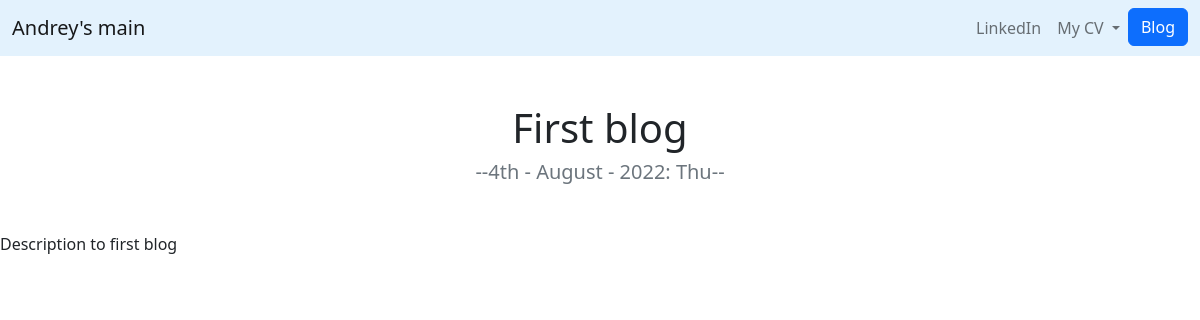
The page /blog/1/ on the database as committed earlier.
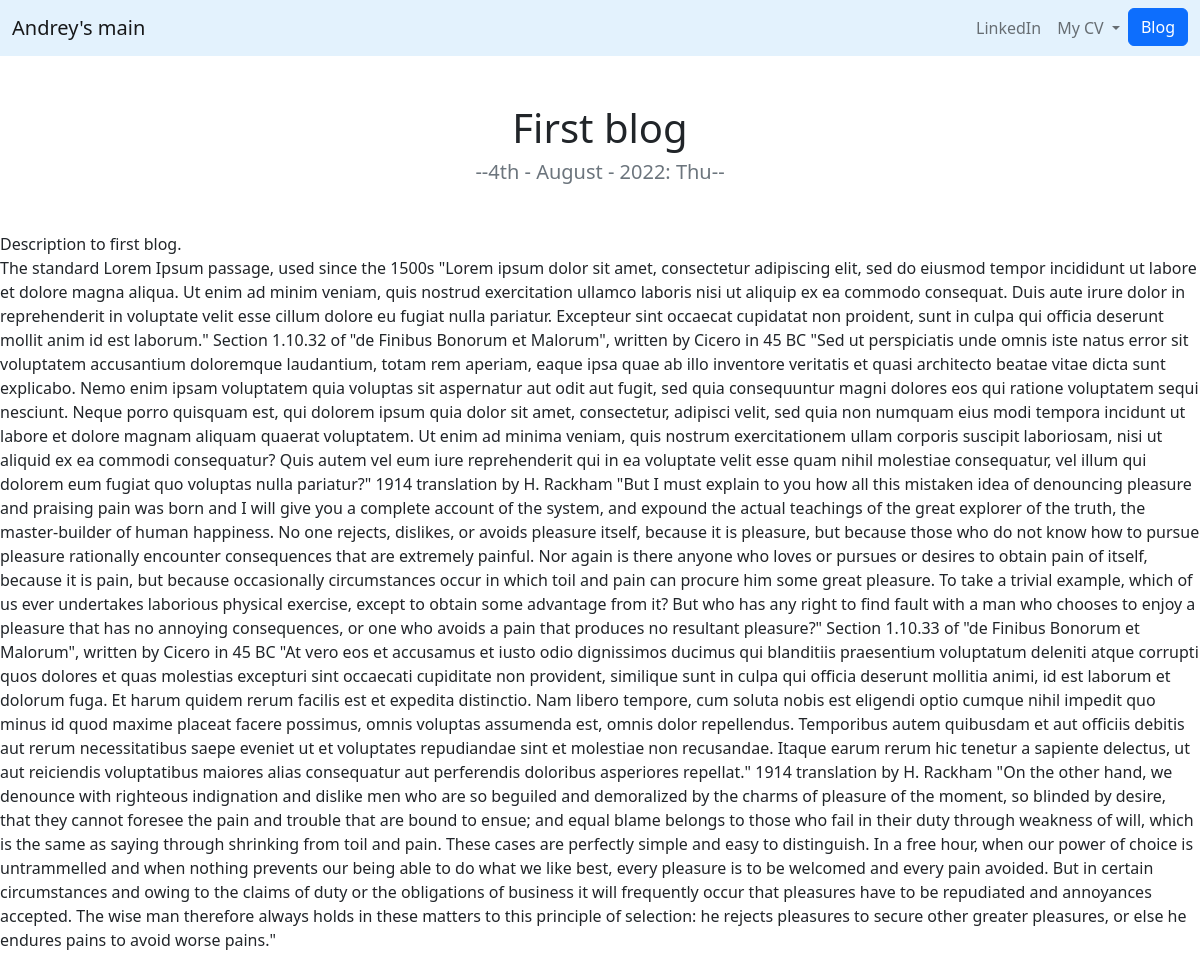
The same page on the database as committed later.
### blog/models.py (models this page shows, shortened)
class Blog(models.Model):
    title = models.CharField(max_length=200)
    pub_date = models.DateField()
    description = models.TextField()

### blog/views.py (the view)
# urls.py: path('<int:blog_id>/', views.detail, name='detail'),
def detail(request, blog_id):
    blog = get_object_or_404(Blog, pk=blog_id)
    return render(request, 'blog/detail.html', {'blog': blog})

### blog/templates/blog/detail.html
{% extends 'portfolio/base.html' %}
{% block content %}
<h1 class="text-center mt-5" id="blogdetailtitle">{{ blog.title }}</h1>
<h5 class="text-center text-muted mb-5">--{{ blog.pub_date|date:'jS - F - Y: D' }}--</h5>
<p>{{ blog.description|safe }}</p>
{% endblock %}

Rows that differ between the two databases and show on the page:
changed Blog "First blog": description "Description to first blog" → "Description to first blog. The standard Lorem Ipsum passage, used since the 1500s \"Lorem ipsum dolor sit amet, consectetur adipiscing elit, sed do eiusmod tempor incididunt ut labore et dolore magna aliqua. Ut enim ad minim veniam, quis nostrud exercitation ullamco laboris nisi ut aliquip ex ea commodo consequat. Duis aute irure dolor in reprehenderit in voluptate velit esse cillum dolore eu fugiat nulla pariatur. Excepteur sint occaecat cupidatat non proident, sunt in culpa qui officia deserunt mollit anim id est laborum.\" Section 1.10.32 of \"de Finibus Bonorum et Malorum\", written by Cicero in 45 BC \"Sed ut perspiciatis unde omnis iste natus error sit voluptatem accusantium doloremque…"
